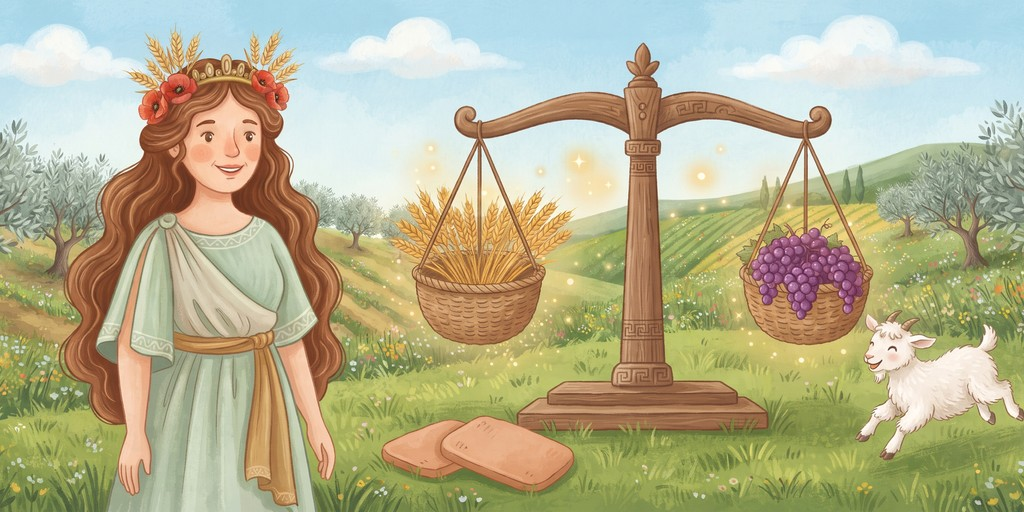
#> input picture assets/images/greek/game_demeter_harvest.jpg, 1024 x 512 px
$ python -i prepare_art.py   (imports and definitions only)
#> lines starting #> are read from the running program, lines starting #| are printed output that depends on the picture; after the words box and inside, x2 and y2 are one past the last pixel; in counts of white or black regions, pixels touching at a corner belong together
#> further down, picture is the input picture: PIL image 1024x512 RGB; mean R, G, B 181.7, 177.6, 144
"""Turns generated pictures (see assets/prompts/IMAGE_PROMPTS.md) into the game's files.

    python tools/prepare_art.py KIND SOURCE TARGET [options]
    python tools/prepare_art.py erase FIXES ID

KIND:
  cover W H [ZOOM]   fill W x H: crop the middle to that shape (ZOOM > 1 crops tighter), resize. For
                     backgrounds and game cards. Saved as given (.jpg for opaque pictures).
  squash W H         resize to exactly W x H (for maps whose painted border must stay whole; only for
                     pictures already close to that shape).
  medallion N        a round emblem on a white background: the circle cut out with a clean round edge,
                     N x N, transparent PNG.
  cutout W H [holes] a character or object on a white background: the white around it made transparent
                     (only white reached from the edges, so white inside the picture stays), cropped,
                     centred in W x H with a small margin, transparent PNG. With "holes", white shut in
                     by the picture goes too (between the cords of a hanging basket, inside a ring):
                     only for pictures that have no white of their own.
  figure W H SCALE CX [CROP_Y|-] [FADE|-] [TOP]
                     a character on a white background, for a set of poses that must match: cut out as
                     for "cutout" (but the white is only followed in from the top and the sides, so a
                     figure that runs into the bottom edge keeps its white clothes), optionally cut off
                     below CROP_Y (e.g. a cloud it stands on), scaled by SCALE (chosen per pose so the
                     heads are the same size), the source column CX (the middle of the body) placed at
                     45% across W x H, and the figure standing on the bottom edge. FADE "x0,y0,x1,y1"
                     (source pixels): a box where pale, nearly white pixels fade out, for a soft glow
                     that is not quite white (e.g. around a thunderbolt in a hand). TOP: instead of
                     standing on the bottom edge, the top of the figure is TOP pixels below the top
                     edge and what does not fit is cut off at the bottom (for half figures cut off at
                     the bottom of their picture, whose heads must line up). Transparent PNG.
  sheet SIZE NAMES   a sheet of many small pictures on a white background (TARGET is a folder): each
                     picture is found by the white space around it, cut out as for "cutout" and saved
                     as TARGET/<name>.png, SIZE x SIZE. NAMES: the names in reading order (the rows
                     from the top, each from the left), separated by commas; "-" skips a picture, and
                     a name ending in "+" also loses the white shut in by it (as "cutout … holes":
                     inside a basket's handle), only for pictures with no white of their own.
                     If the sheet does not have as many pictures as names, nothing is saved and the
                     pictures found are listed (with their boxes) to sort out by hand.
  erase FIXES ID     paints over what a generator added that the game does not want (names written on a
                     map, its own marker discs): the boxes listed under ID in the JSON file FIXES, as
                     fractions of the picture (x0, y0, x1, y1). In a "text" box only the lettering is
                     filled (what stands out from its surroundings), in a "disc" box everything; the
                     hole is filled from the paper or sea around it. the file named in FIXES is changed in place.

The white background is anything brighter than WHITE in every channel; the edge of the cut-out is
softened over a pixel or two so it shows no white fringe.
"""
import sys

import numpy as np
from PIL import Image
from scipy import ndimage

WHITE = 236  # brighter than this in every channel counts as the white background
MARGIN = 0.04  # room around a cut-out, as a share of the target size


# [15 lines left out: functions save, cover, not called in this run]


def background_mask(rgb, bottom=True, holes=False):
    """True where the picture is the white background joined to its edges (the bottom edge only if
    `bottom`); with `holes`, all of the white."""
#> called with bottom = True, holes = False
    white = (rgb > WHITE).all(axis=2)
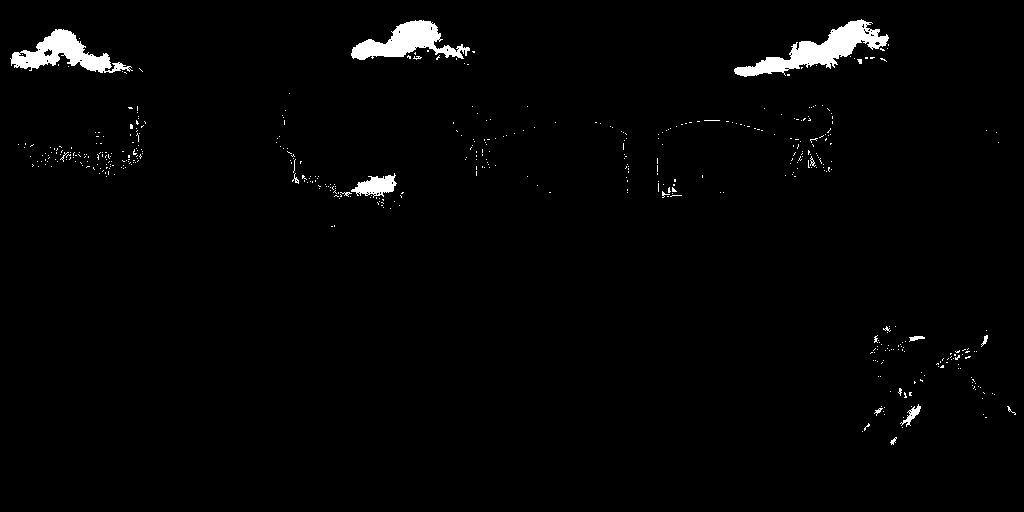
#> white: shape (512, 1024) bool; 1.8% white; 486 white regions (474 under 20 px), largest, box (x1, y1, x2, y2) and area: (734, 19, 889, 77) 2926, (351, 20, 470, 60) 2184, (10, 29, 133, 73) 2167
    if holes:
        return white
    labels, _ = ndimage.label(white)
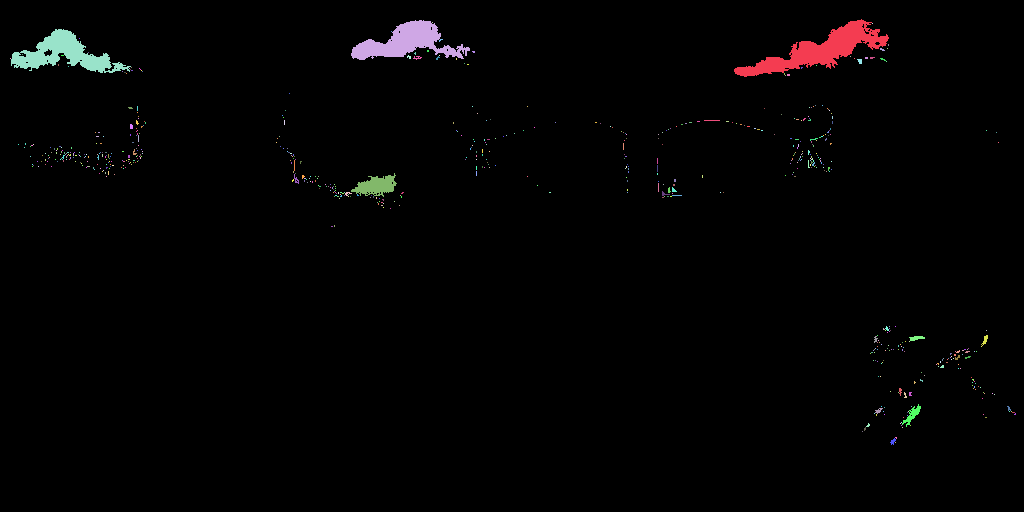
#> labels: shape (512, 1024) int32; 664 distinct labels, from 0 to 663; one colour per label, 0 black
    edges = [labels[0], labels[:, 0], labels[:, -1]] + ([labels[-1]] if bottom else [])
#> edges = 4 items
    edge = np.unique(np.concatenate(edges))
#> edge = [0]
    return np.isin(labels, edge[edge > 0])
#> returned value: shape (512, 1024) bool; every value is 0


def cutout_rgba(img, bottom=True, holes=False):
    rgb = np.asarray(img.convert("RGB")).astype(np.float32)
    bg = background_mask(rgb.astype(np.uint8), bottom, holes)
    # Soft edge: near the background, the brighter a pixel the more see-through, and its colour
    # with the white taken out, so no light fringe remains.
    near = ndimage.binary_dilation(bg, iterations=2) & ~bg
    alpha = np.where(bg, 0.0, 1.0)
#> alpha: shape (512, 1024) float64; every value is 1
    lightness = rgb.min(axis=2)
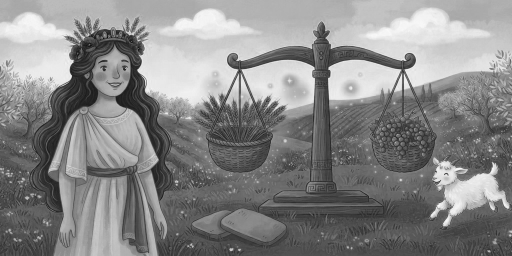
#> lightness: shape (512, 1024) float32 (shown at 1/2 size); min 0, max 253, mean 135.4
    soft = np.clip((255.0 - lightness) / (255.0 - 170.0), 0.0, 1.0)
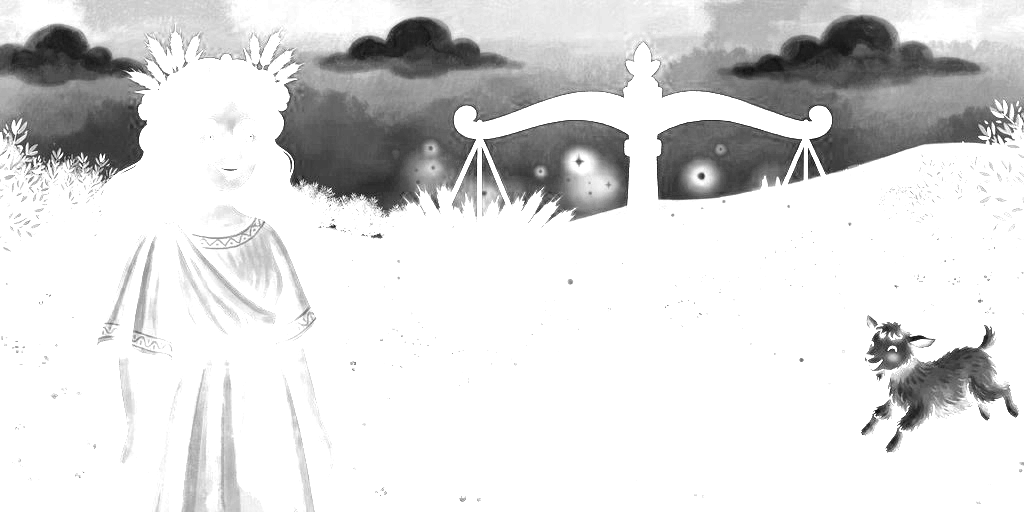
#> soft: shape (512, 1024) float32; min 0.0235, max 1, mean 0.859
    alpha = np.where(near, np.minimum(alpha, soft), alpha)
    alpha = ndimage.gaussian_filter(alpha, 0.6) * (~bg) + 0.0
#> alpha: shape (512, 1024) float64; every value is 1
    a = np.clip(alpha, 0.0, 1.0)[..., None]
    colour = np.where(a > 0.02, (rgb - (1.0 - a) * 255.0) / np.maximum(a, 0.02), rgb)
    out = np.concatenate([np.clip(colour, 0, 255), a * 255.0], axis=2).astype(np.uint8)
    return Image.fromarray(out, "RGBA")


# [165 lines left out: functions sheet_boxes, sheet, fit, fade_pale, figure, medallion and 2 more, not called in this run]


# [2 lines not run here, left out]

>>> from PIL import Image
>>> picture = Image.open('../assets/images/greek/game_demeter_harvest.jpg')
>>> result = cutout_rgba(picture)

$ run again, on assets/images/greek/game_muses_words.jpg
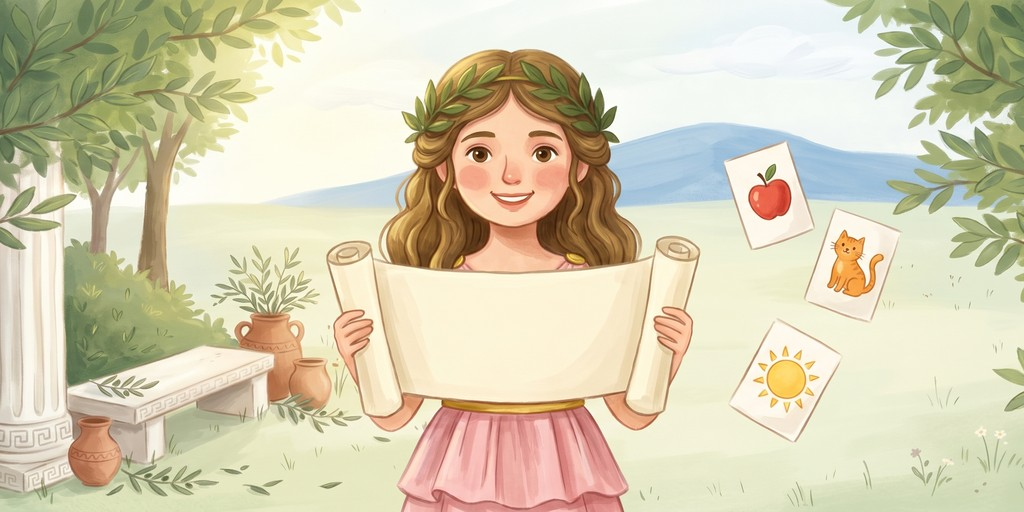
#> input picture assets/images/greek/game_muses_words.jpg, 1024 x 512 px
#> picture is the input picture: PIL image 1024x512 RGB; mean R, G, B 213.3, 206.2, 178
#> white: shape (512, 1024) bool; 12.9% white; 342 white regions (284 under 20 px), largest, box (x1, y1, x2, y2) and area: (255, 0, 990, 159) 56047, (170, 112, 414, 205) 5636, (111, 183, 146, 207) 542
#> in background_mask, `labels, _ = ndimage.label(white)`:
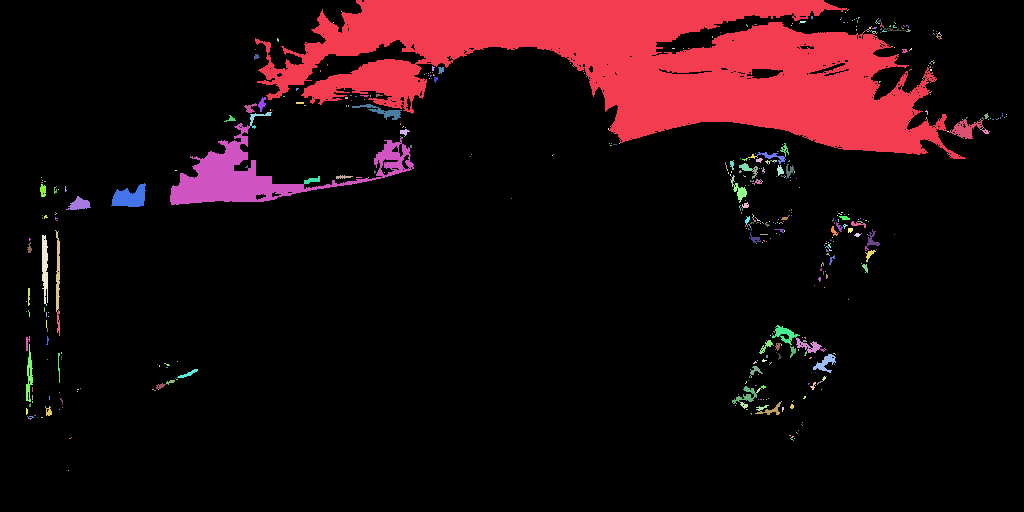
#> labels: shape (512, 1024) int32; 577 distinct labels, from 0 to 576; one colour per label, 0 black
#> edges = 4 items
#> edge = [0, 1]
#> near: shape (512, 1024) bool; 1.2% white in thin lines or dots, all inside (x1, y1, x2, y2) = (253, 0, 968, 161)
#> in cutout_rgba, `alpha = np.where(near, np.minimum(alpha, soft), alpha)`:
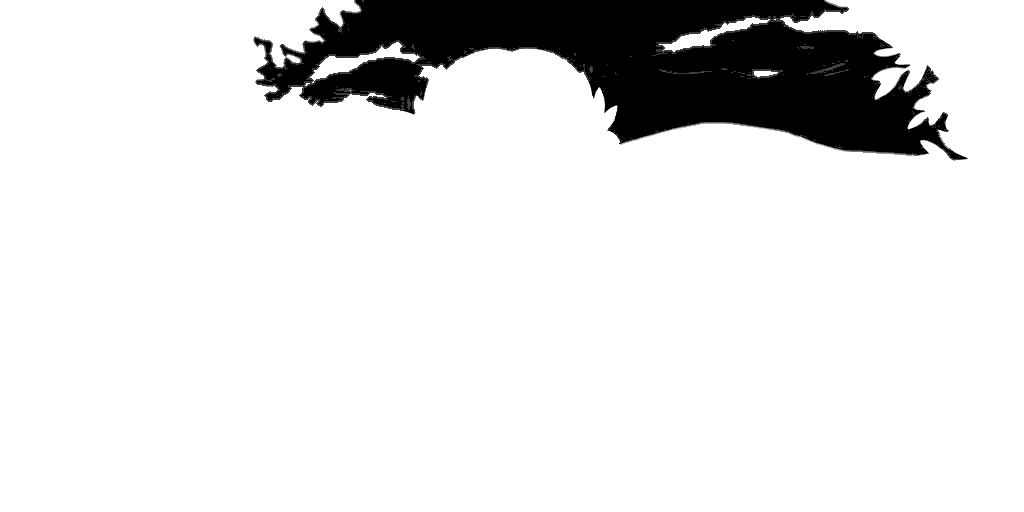
#> alpha: shape (512, 1024) float64; min 0, max 1, mean 0.887

$ run again, on assets/images/greek/game_odysseus_voyage.jpg
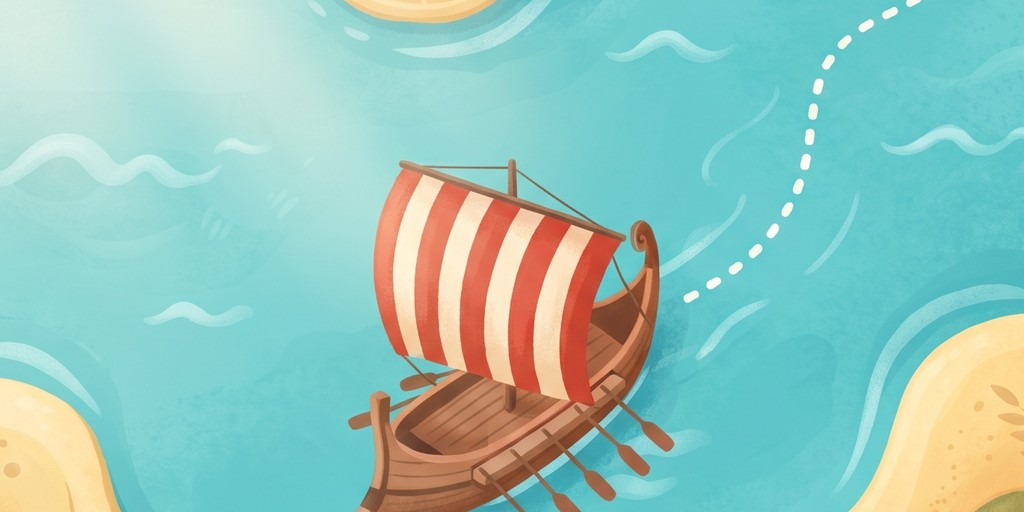
#> input picture assets/images/greek/game_odysseus_voyage.jpg, 1024 x 512 px
#> picture is the input picture: PIL image 1024x512 RGB; mean R, G, B 148.4, 198.9, 189.3
#> in background_mask, `white = (rgb > WHITE).all(axis=2)`:
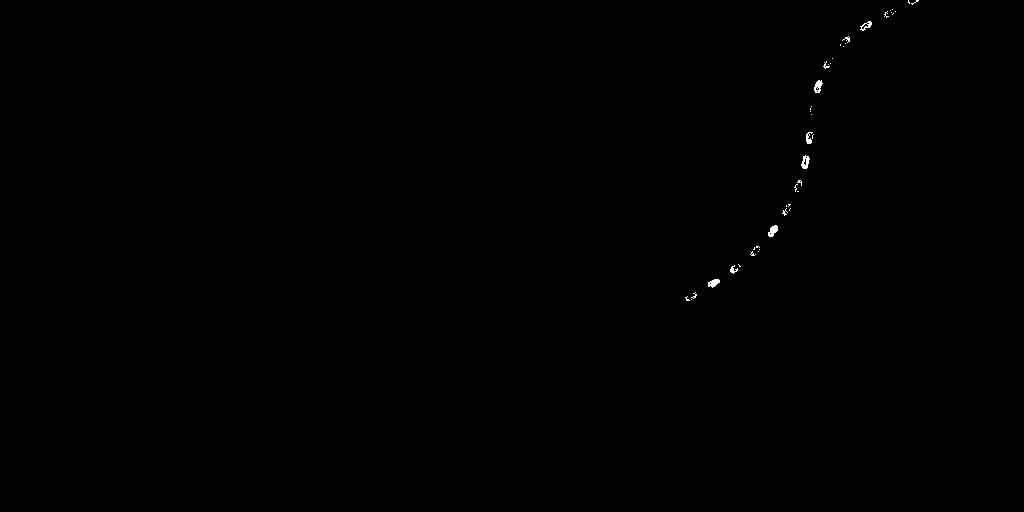
#> white: shape (512, 1024) bool; 0.12% white; 44 white regions (35 under 20 px), largest, box (x1, y1, x2, y2) and area: (768, 225, 778, 237) 76, (801, 155, 810, 169) 75, (814, 80, 823, 93) 71
#> labels: shape (512, 1024) int32; 80 distinct labels, from 0 to 79
#> edges = 4 items
#> edge = [0, 1, 2]
#> near: shape (512, 1024) bool; 0.01% white in thin lines or dots, all inside (x1, y1, x2, y2) = (906, 0, 921, 6)
#> in cutout_rgba, `soft = np.clip((255.0 - lightness) / (255.0 - 170.0), 0.0, 1.0)`:
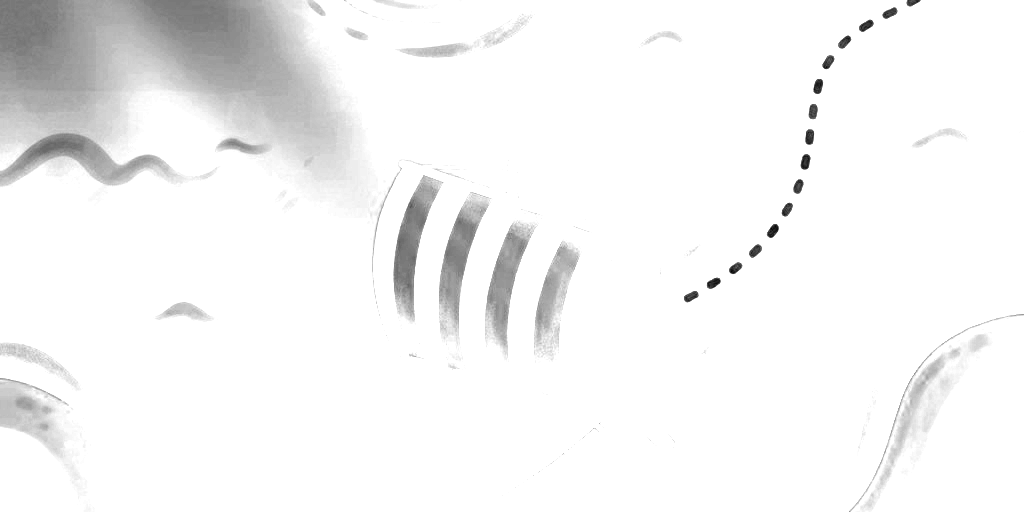
#> soft: shape (512, 1024) float32; min 0.0118, max 1, mean 0.957
